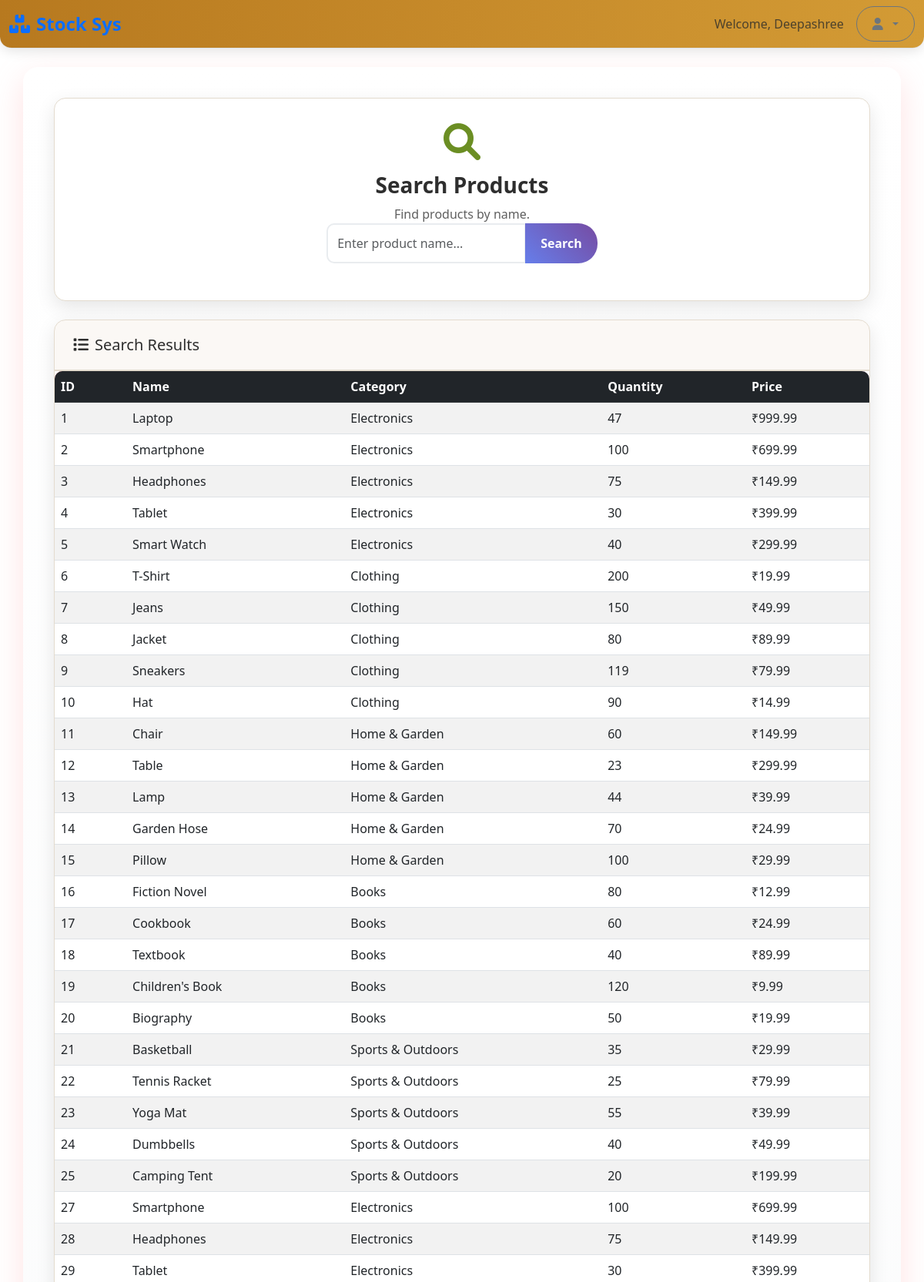
The page /search (signed in, upper part) on the database its author committed.
### tables this page shows
CREATE TABLE users (
    user_id INTEGER PRIMARY KEY AUTOINCREMENT,
    username TEXT UNIQUE NOT NULL,
    email TEXT UNIQUE NOT NULL,
    password TEXT NOT NULL,
    role TEXT NOT NULL
);

CREATE TABLE products (
    product_id INTEGER PRIMARY KEY AUTOINCREMENT,
    name TEXT NOT NULL,
    category TEXT NOT NULL,
    quantity INTEGER NOT NULL,
    price REAL NOT NULL,
    threshold INTEGER NOT NULL
);

### app.py (the view)
@app.route("/search")
@login_required
def search():
    q = request.args.get("q", "")
    conn = get_db()
    products = conn.execute("SELECT * FROM products WHERE name LIKE ?", ('%' + q + '%',)).fetchall()
    conn.close()
    username = session.get("username", "User")
    user_id = session.get("user_id")
    cart_items = []
    if user_id:
        conn = get_db()
        cart_items = conn.execute("""
            SELECT p.name, p.price, c.quantity
            FROM cart c
            JOIN products p ON c.product_id = p.product_id
            WHERE c.user_id = ?
        """, (user_id,)).fetchall()
        conn.close()
    return render_template("search.html", products=products, username=username, cart_items=cart_items)

### app.py (called while the page is built)
@login_manager.user_loader
def load_user(user_id):
    conn = get_db()
    user = conn.execute("SELECT * FROM users WHERE user_id=?", (user_id,)).fetchone()
    conn.close()
    if user:
        return User(user['user_id'], user['email'], user['role'])
    return None

def get_db():
    conn = sqlite3.connect("database.db")
    conn.row_factory = sqlite3.Row
    return conn

### templates/search.html (shortened to what this page needs)
<!DOCTYPE html>
<html lang="en">
<head>
  <link href="https://cdn.jsdelivr.net/npm/bootstrap@5.3.0/dist/css/bootstrap.min.css" rel="stylesheet">
  <link rel="stylesheet" href="{{ url_for('static', filename='style.css') }}">
  <link rel="stylesheet" href="https://cdnjs.cloudflare.com/ajax/libs/font-awesome/6.0.0/css/all.min.css">
</head>
<body class="dashboard-body">
  <nav class="navbar navbar-expand-lg navbar-light bg-white border-bottom">
    <div class="container-fluid">
      <a class="navbar-brand d-flex align-items-center" href="#">
        <div class="logo-icon me-2">
          <i class="fas fa-boxes text-primary"></i>
        </div>
        <span class="fw-bold text-primary">Stock Sys</span>
      </a>
      <div class="d-flex align-items-center">
        <span class="text-muted me-3">Welcome, {{ username }}</span>
        <div class="dropdown">
          <button class="btn btn-outline-secondary dropdown-toggle" type="button" id="userDropdown" data-bs-toggle="dropdown" title="User Menu">
            <i class="fas fa-user me-1"></i>
          </button>
        </div>
      </div>
    </div>
  </nav>
  <div class="container mt-4">
    <div class="row">
      <div class="col-12">
        <div class="row mb-4">
          <div class="col-12">
            <div class="welcome-card">
              <div class="welcome-content">
                <i class="fas fa-search welcome-icon"></i>
                <h4 class="welcome-title">Search Products</h4>
                <p class="welcome-text">Find products by name.</p>
                <form method="GET" action="/search">
                  <div class="input-group mb-3">
                    <input type="text" class="form-control" name="q" placeholder="Enter product name..." required>
                    <button type="submit" class="btn btn-primary">Search</button>
                  </div>
                </form>
              </div>
            </div>
          </div>
        </div>
        {% if products %}
        <div class="row">
          <div class="col-12">
            <div class="quick-actions-card">
              <div class="quick-actions-header">
                <h5 class="mb-0"><i class="fas fa-list me-2"></i>Search Results</h5>
              </div>
              <div class="quick-actions-content">
                <div class="table-responsive">
                  <table class="table table-striped table-hover">
                    <thead class="table-dark">
                      <tr>
                        <th>ID</th><th>Name</th><th>Category</th><th>Quantity</th><th>Price</th>
                      </tr>
                    </thead>
                    <tbody>
                      {% for p in products %}
                      <tr>
                        <td>{{ p['product_id'] }}</td>
                        <td>{{ p['name'] }}</td>
                        <td>{{ p['category'] }}</td>
                        <td>{{ p['quantity'] }}</td>
                        <td>₹{{ p['price'] }}</td>
                      </tr>
                      {% endfor %}
                    </tbody>
                  </table>
                </div>
              </div>
            </div>
          </div>
        </div>
        {% endif %}
      </div>
    </div>
  </div>
</body>
</html>

### static/style.css (style rules this page uses)
body { background: linear-gradient(135deg, #ff9a9e 0%, #fecfef 50%, #a8edea 100%); font-family: "Segoe UI", Tahoma, Geneva, Verdana, sans-serif; min-height: 100vh; margin: 0; color: #212529; position: relative; overflow-x: hidden; }
.navbar { background: linear-gradient(90deg, #ffecd2 0%, #fcb69f 50%, #ff9a9e 100%); border-radius: 0 0 15px 15px; box-shadow: 0 4px 15px rgba(0, 0, 0, 0.1); }
.navbar-brand { color: #333; font-weight: bold; font-size: 1.5rem; }
.container { background: linear-gradient(180deg, #ffffff 0%, #f8f9fa 100%); border-radius: 20px; padding: 40px; margin-top: 30px; box-shadow: 0 15px 40px rgba(255, 154, 158, 0.3); color: #212529; }
.btn { border-radius: 25px; padding: 10px 20px; font-weight: 600; transition: all 0.3s ease; }
.btn-primary { background: linear-gradient(45deg, #667eea, #764ba2); border: none; color: #fff; }
.table { border-radius: 10px; overflow: hidden; box-shadow: 0 4px 15px rgba(255, 154, 158, 0.1); }
.table thead { background: linear-gradient(90deg, #ff9a9e, #fecfef); color: white; }
.form-control { border-radius: 10px; border: 2px solid #e9ecef; padding: 12px; transition: border-color 0.3s ease; }
.table-responsive { overflow-x: auto; -webkit-overflow-scrolling: touch; }

### templates/search.html (style rules this page uses)
.dashboard-body { background-image: url('/static/images/warehouse-bg.jpg'); background-size: cover; background-position: center; background-attachment: fixed; background-repeat: no-repeat; font-family: "Segoe UI", Tahoma, Geneva, Verdana, sans-serif; min-height: 100vh; margin: 0; color: #212529; position: relative; overflow-x: hidden; }
.dashboard-body::before { content: ''; position: fixed; top: 0; left: 0; width: 100%; height: 100%; background: rgba(245, 243, 239, 0); z-index: -1; }
.navbar { background: linear-gradient(90deg, #B7791F 0%, #C68A2A 50%, #D39B35 100%); border-radius: 0 0 15px 15px; box-shadow: 0 4px 15px rgba(0, 0, 0, 0.1); background-color: transparent !important; }
.logo-icon { font-size: 1.5rem; }
.welcome-card { background: #FFFFFF; border-radius: 15px; padding: 2rem; box-shadow: 0 8px 25px rgba(0, 0, 0, 0.1); border: 1px solid #E4DCCF; color: #2E2E2E; text-align: center; transition: all 0.3s ease; }
.welcome-content { display: flex; flex-direction: column; align-items: center; }
.welcome-icon { font-size: 3rem; margin-bottom: 1rem; color: #6B8E23; transition: transform 0.3s ease; }
.welcome-title { font-size: 1.75rem; font-weight: 700; margin-bottom: 0.5rem; color: #2E2E2E; }
.welcome-text { font-size: 1rem; color: #5F5F5F; margin-bottom: 0; }
.quick-actions-card { background: #FFFFFF; border-radius: 15px; box-shadow: 0 8px 25px rgba(0, 0, 0, 0.1); border: 1px solid #E4DCCF; overflow: hidden; transition: all 0.3s ease; }
.quick-actions-header { padding: 1.25rem 1.5rem; border-bottom: 2px solid #E4DCCF; background: rgba(209, 184, 157, 0.1); color: #2E2E2E; }
.quick-actions-content { padding: 0; background: #FFFFFF; }

### rows shown on the page
users: username "Deepashree"
products: product_id "1", name "Laptop", category "Electronics", quantity "47", price "999.99"
products: product_id "2", name "Smartphone", category "Electronics", quantity "100", price "699.99"
products: product_id "3", name "Headphones", category "Electronics", quantity "75", price "149.99"
products: product_id "4", name "Tablet", category "Electronics", quantity "30", price "399.99"
products: product_id "5", name "Smart Watch", category "Electronics", quantity "40", price "299.99"
products: product_id "6", name "T-Shirt", category "Clothing", quantity "200", price "19.99"
products: product_id "7", name "Jeans", category "Clothing", quantity "150", price "49.99"
products: product_id "8", name "Jacket", category "Clothing", quantity "80", price "89.99"
products: product_id "9", name "Sneakers", category "Clothing", quantity "119", price "79.99"
products: product_id "10", name "Hat", category "Clothing", quantity "90", price "14.99"
products: product_id "11", name "Chair", category "Home & Garden", quantity "60", price "149.99"
products: product_id "12", name "Table", category "Home & Garden", quantity "23", price "299.99"
products: product_id "13", name "Lamp", category "Home & Garden", quantity "44", price "39.99"
products: product_id "14", name "Garden Hose", category "Home & Garden", quantity "70", price "24.99"
products: product_id "15", name "Pillow", category "Home & Garden", quantity "100", price "29.99"
products: product_id "16", name "Fiction Novel", category "Books", quantity "80", price "12.99"
products: product_id "17", name "Cookbook", category "Books", quantity "60", price "24.99"
products: product_id "18", name "Textbook", category "Books", quantity "40", price "89.99"
products: product_id "19", name "Children's Book", category "Books", quantity "120", price "9.99"
products: product_id "20", name "Biography", category "Books", quantity "50", price "19.99"
products: product_id "21", name "Basketball", category "Sports & Outdoors", quantity "35", price "29.99"
products: product_id "22", name "Tennis Racket", category "Sports & Outdoors", quantity "25", price "79.99"
products: product_id "23", name "Yoga Mat", category "Sports & Outdoors", quantity "55", price "39.99"
products: product_id "24", name "Dumbbells", category "Sports & Outdoors", quantity "40", price "49.99"
products: product_id "25", name "Camping Tent", category "Sports & Outdoors", quantity "20", price "199.99"
products: product_id "27", name "Smartphone", category "Electronics", quantity "100", price "699.99"
products: product_id "28", name "Headphones", category "Electronics", quantity "75", price "149.99"
products: product_id "29", name "Tablet", category "Electronics", quantity "30", price "399.99"
